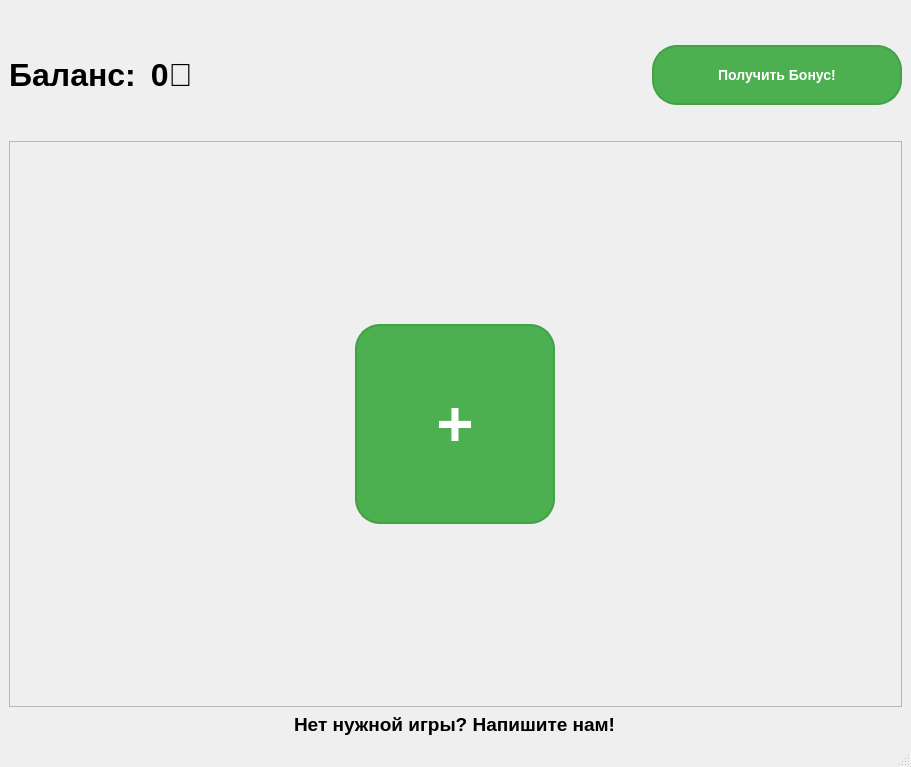
<?xml version="1.0" encoding="UTF-8"?>
<ui version="4.0">
 <class>MainWindow</class>
 <widget class="QMainWindow" name="MainWindow">
  <property name="geometry">
   <rect>
    <x>0</x>
    <y>0</y>
    <width>911</width>
    <height>767</height>
   </rect>
  </property>
  <property name="sizePolicy">
   <sizepolicy hsizetype="Preferred" vsizetype="Preferred">
    <horstretch>0</horstretch>
    <verstretch>0</verstretch>
   </sizepolicy>
  </property>
  <property name="minimumSize">
   <size>
    <width>700</width>
    <height>500</height>
   </size>
  </property>
  <property name="cursor">
   <cursorShape>PointingHandCursor</cursorShape>
  </property>
  <property name="windowTitle">
   <string>SlashGames</string>
  </property>
  <property name="windowIcon">
   <iconset resource="resources.qrc">
    <normaloff>:/resources/SlashGames.png</normaloff>:/resources/SlashGames.png</iconset>
  </property>
  <property name="styleSheet">
   <string notr="true">QMainWindow { background-color: #ffffff; color: #000000; }
QMenuBar { background-color: #ffffff; color: #000000; }
QMenuBar::item { background-color: #ffffff; color: #000000; }
QPushButton { background-color: #f0f0f0; color: #000000; border: 1px solid #cccccc; }
QLabel { color: #000000; }
QPushButton#FaQButton, QPushButton#ThemeButton { background-color: transparent; border: none; }
QPushButton#FaQButton:hover { background-color: rgba(0, 0, 0, 0.1); }
QPushButton#FaQButton:pressed { background-color: rgba(0, 0, 0, 0.2); }
QMessageBox { background-color: #ffffff; }
QMessageBox QLabel { color: #000000; }
QMessageBox QPushButton { background-color: #f0f0f0; color: #000000; border: 1px solid #cccccc; }
QScrollArea { background-color: #ffffff; border: none; }
QScrollArea &gt; QWidget &gt; QWidget { background-color: #ffffff; }
QScrollBar:vertical { background-color: #f0f0f0; width: 12px; margin: 0px; }
QScrollBar::handle:vertical { background-color: #cccccc; min-height: 20px; border-radius: 6px; }
QScrollBar::handle:vertical:hover { background-color: #bbbbbb; }
QScrollBar::add-line:vertical, QScrollBar::sub-line:vertical { height: 0px; }</string>
  </property>
  <property name="iconSize">
   <size>
    <width>20</width>
    <height>20</height>
   </size>
  </property>
  <widget class="QWidget" name="centralwidget">
   <layout class="QGridLayout" name="gridLayout">
    <item row="3" column="1">
     <layout class="QGridLayout" name="gridLayout_2">
      <item row="0" column="3">
       <widget class="QPushButton" name="getBonusButton">
        <property name="minimumSize">
         <size>
          <width>250</width>
          <height>60</height>
         </size>
        </property>
        <property name="maximumSize">
         <size>
          <width>250</width>
          <height>60</height>
         </size>
        </property>
        <property name="font">
         <font>
          <pointsize>-1</pointsize>
          <weight>75</weight>
          <bold>true</bold>
         </font>
        </property>
        <property name="toolTip">
         <string notr="true">&lt;!DOCTYPE HTML PUBLIC &quot;-//W3C//DTD HTML 4.0//EN&quot; &quot;http://www.w3.org/TR/REC-html40/strict.dtd&quot;&gt;
&lt;html&gt;&lt;head&gt;&lt;meta name=&quot;qrichtext&quot; content=&quot;1&quot; /&gt;&lt;style type=&quot;text/css&quot;&gt;
p, li { white-space: pre-wrap; }
&lt;/style&gt;&lt;/head&gt;&lt;body style=&quot; font-family:'MS Shell Dlg 2'; font-size:8pt; font-weight:400; font-style:normal;&quot;&gt;
&lt;p align=&quot;justify&quot; style=&quot; margin-top:12px; margin-bottom:12px; margin-left:0px; margin-right:0px; -qt-block-indent:0; text-indent:0px;&quot;&gt;&lt;span style=&quot; color:#000000;&quot;&gt;Получать бонус можно каждые 3 часа!&lt;/span&gt;&lt;/p&gt;&lt;/body&gt;&lt;/html&gt;</string>
        </property>
        <property name="styleSheet">
         <string notr="true">QPushButton { background-color: #4CAF50; color: #ffffff; border: 2px solid #45a049; border-radius: 25px; padding: 15px; font-size: 14px; font-weight: bold; }
QPushButton:hover { background-color: #45a049; }
QPushButton:pressed { background-color: #3d8b40; }
QPushButton:disabled { background-color: #808080; border-color: #666666; }
</string>
        </property>
        <property name="text">
         <string>Получить Бонус!</string>
        </property>
       </widget>
      </item>
      <item row="0" column="1">
       <widget class="QLabel" name="balanceLabel">
        <property name="font">
         <font>
          <family>Arial</family>
          <pointsize>24</pointsize>
          <weight>75</weight>
          <bold>true</bold>
         </font>
        </property>
        <property name="text">
         <string> 0💲</string>
        </property>
       </widget>
      </item>
      <item row="0" column="2">
       <spacer name="horizontalSpacer">
        <property name="orientation">
         <enum>Qt::Horizontal</enum>
        </property>
        <property name="sizeHint" stdset="0">
         <size>
          <width>40</width>
          <height>20</height>
         </size>
        </property>
       </spacer>
      </item>
      <item row="1" column="1" alignment="Qt::AlignLeft">
       <widget class="QLabel" name="balanceChangeLabel">
        <property name="sizePolicy">
         <sizepolicy hsizetype="Preferred" vsizetype="Preferred">
          <horstretch>0</horstretch>
          <verstretch>0</verstretch>
         </sizepolicy>
        </property>
        <property name="font">
         <font>
          <family>Arial</family>
          <pointsize>16</pointsize>
          <weight>75</weight>
          <bold>true</bold>
         </font>
        </property>
        <property name="text">
         <string/>
        </property>
        <property name="alignment">
         <set>Qt::AlignCenter</set>
        </property>
       </widget>
      </item>
      <item row="0" column="0">
       <widget class="QLabel" name="balance">
        <property name="font">
         <font>
          <family>Arial</family>
          <pointsize>24</pointsize>
          <weight>75</weight>
          <bold>true</bold>
         </font>
        </property>
        <property name="text">
         <string>Баланс:</string>
        </property>
        <property name="alignment">
         <set>Qt::AlignCenter</set>
        </property>
       </widget>
      </item>
     </layout>
    </item>
    <item row="6" column="1">
     <widget class="QScrollArea" name="gamesScrollArea">
      <property name="toolTip">
       <string/>
      </property>
      <property name="verticalScrollBarPolicy">
       <enum>Qt::ScrollBarAsNeeded</enum>
      </property>
      <property name="horizontalScrollBarPolicy">
       <enum>Qt::ScrollBarAlwaysOff</enum>
      </property>
      <property name="widgetResizable">
       <bool>true</bool>
      </property>
      <widget class="QWidget" name="gamesContainer">
       <property name="geometry">
        <rect>
         <x>0</x>
         <y>0</y>
         <width>889</width>
         <height>512</height>
        </rect>
       </property>
       <layout class="QGridLayout" name="gamesGridLayout">
        <property name="leftMargin">
         <number>20</number>
        </property>
        <property name="topMargin">
         <number>20</number>
        </property>
        <property name="rightMargin">
         <number>20</number>
        </property>
        <property name="bottomMargin">
         <number>20</number>
        </property>
        <property name="spacing">
         <number>20</number>
        </property>
        <item row="0" column="0">
         <widget class="QPushButton" name="addGameButton">
          <property name="minimumSize">
           <size>
            <width>200</width>
            <height>200</height>
           </size>
          </property>
          <property name="maximumSize">
           <size>
            <width>200</width>
            <height>200</height>
           </size>
          </property>
          <property name="font">
           <font>
            <pointsize>48</pointsize>
            <weight>75</weight>
            <bold>true</bold>
           </font>
          </property>
          <property name="toolTip">
           <string>In development...</string>
          </property>
          <property name="styleSheet">
           <string notr="true">QPushButton { background-color: #4CAF50; color: #ffffff; border: 2px solid #45a049; border-radius: 25px; }
QPushButton:hover { background-color: #45a049; }
QPushButton:pressed { background-color: #3d8b40; }</string>
          </property>
          <property name="text">
           <string>+</string>
          </property>
         </widget>
        </item>
       </layout>
      </widget>
     </widget>
    </item>
    <item row="7" column="1" alignment="Qt::AlignHCenter|Qt::AlignBottom">
     <widget class="QLabel" name="supportLabel">
      <property name="font">
       <font>
        <family>Arial</family>
        <pointsize>14</pointsize>
        <weight>75</weight>
        <bold>true</bold>
        <underline>false</underline>
       </font>
      </property>
      <property name="toolTip">
       <string>&lt;html&gt;&lt;head/&gt;&lt;body&gt;&lt;p&gt;TG:&lt;span style=&quot; color:#0000ff;&quot;/&gt;&lt;span style=&quot; color:#000000;&quot;&gt;SlashGames_support_bot&lt;/span&gt;&lt;/p&gt;&lt;/body&gt;&lt;/html&gt;</string>
      </property>
      <property name="styleSheet">
       <string notr="true"/>
      </property>
      <property name="text">
       <string>Нет нужной игры? Напишите нам!</string>
      </property>
     </widget>
    </item>
    <item row="0" column="1" rowspan="3">
     <layout class="QGridLayout" name="gridLayout_3">
      <item row="0" column="0" alignment="Qt::AlignLeft">
       <widget class="QPushButton" name="FaQButton">
        <property name="sizePolicy">
         <sizepolicy hsizetype="Minimum" vsizetype="Minimum">
          <horstretch>0</horstretch>
          <verstretch>0</verstretch>
         </sizepolicy>
        </property>
        <property name="minimumSize">
         <size>
          <width>30</width>
          <height>30</height>
         </size>
        </property>
        <property name="maximumSize">
         <size>
          <width>50</width>
          <height>50</height>
         </size>
        </property>
        <property name="sizeIncrement">
         <size>
          <width>0</width>
          <height>0</height>
         </size>
        </property>
        <property name="toolTip">
         <string>FaQ and guide
In development...</string>
        </property>
        <property name="styleSheet">
         <string notr="true">QPushButton {
    background: transparent;
    border: none;
}
QPushButton:hover {
    background: rgba(255, 255, 255, 0.1);
}
QPushButton:pressed {
    background: rgba(255, 255, 255, 0.2);
}</string>
        </property>
        <property name="text">
         <string/>
        </property>
        <property name="icon">
         <iconset resource="resources.qrc">
          <normaloff>:/resources/faq_dark.png</normaloff>:/resources/faq_dark.png</iconset>
        </property>
        <property name="iconSize">
         <size>
          <width>30</width>
          <height>30</height>
         </size>
        </property>
       </widget>
      </item>
      <item row="0" column="1" alignment="Qt::AlignRight">
       <widget class="QPushButton" name="themeButton">
        <property name="enabled">
         <bool>true</bool>
        </property>
        <property name="sizePolicy">
         <sizepolicy hsizetype="Minimum" vsizetype="Minimum">
          <horstretch>0</horstretch>
          <verstretch>0</verstretch>
         </sizepolicy>
        </property>
        <property name="minimumSize">
         <size>
          <width>30</width>
          <height>30</height>
         </size>
        </property>
        <property name="maximumSize">
         <size>
          <width>50</width>
          <height>50</height>
         </size>
        </property>
        <property name="contextMenuPolicy">
         <enum>Qt::DefaultContextMenu</enum>
        </property>
        <property name="toolTip">
         <string>Сменить оформление</string>
        </property>
        <property name="styleSheet">
         <string notr="true">QPushButton {
    background: transparent;
    border: none;
}
QPushButton:hover {
    background: rgba(255, 255, 255, 0.1);
}
QPushButton:pressed {
    background: rgba(255, 255, 255, 0.2);
}</string>
        </property>
        <property name="text">
         <string/>
        </property>
        <property name="icon">
         <iconset resource="resources.qrc">
          <normaloff>:/resources/light_theme.png</normaloff>:/resources/light_theme.png</iconset>
        </property>
        <property name="iconSize">
         <size>
          <width>30</width>
          <height>30</height>
         </size>
        </property>
        <property name="autoRepeat">
         <bool>false</bool>
        </property>
       </widget>
      </item>
     </layout>
    </item>
   </layout>
  </widget>
  <widget class="QMenuBar" name="menubar">
   <property name="geometry">
    <rect>
     <x>0</x>
     <y>0</y>
     <width>911</width>
     <height>26</height>
    </rect>
   </property>
  </widget>
  <widget class="QStatusBar" name="statusbar"/>
 </widget>
 <resources>
  <include location="resources.qrc"/>
 </resources>
 <connections/>
</ui>
